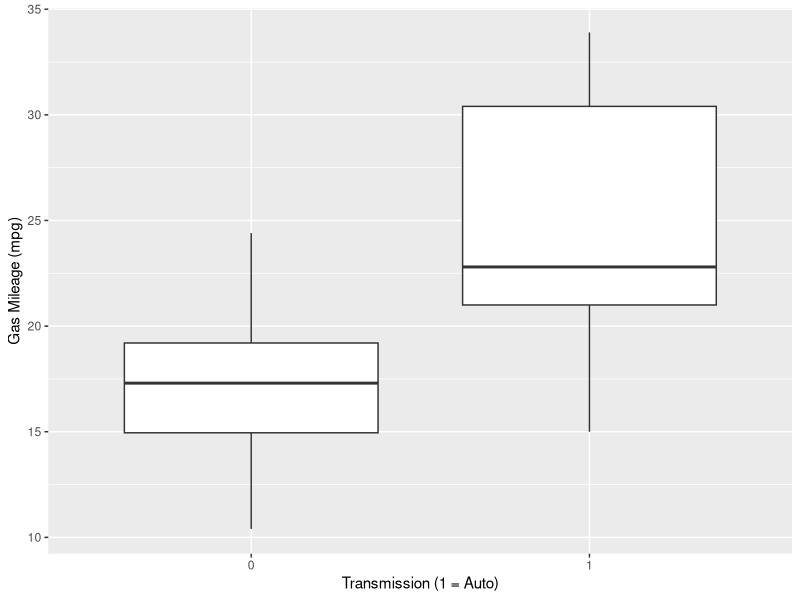
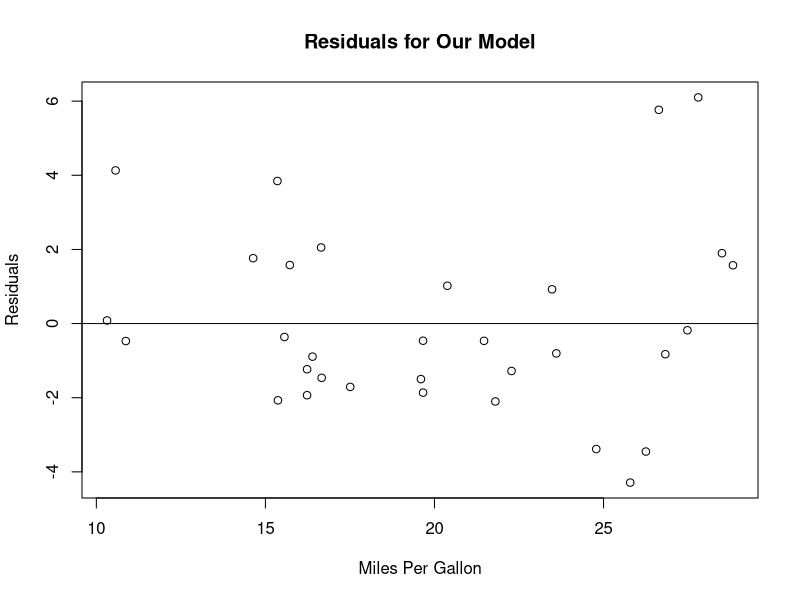

The R source for these figures, in order:
## ---- chunk 1
knitr::opts_chunk$set(echo = TRUE, fig.align = "center", out.width = "75%")
## ---- chunk 2
library(ggplot2)
library(Matrix)
library(car)
## ---- chunk 3
tail(mtcars,3)
## ---- chunk 4
auto <- subset(mtcars, am == 1)[,-c(9)]
manual <- subset(mtcars, am == 0)[,-c(9)]
a.means <- apply(auto,2,mean)
m.means <- apply(manual,2,mean)
means <- data.frame(cbind(c("auto","manual"),c(dim(auto)[1],dim(manual)[1]),
                          rbind(round(a.means,2),round(m.means,2))))
row.names(means) <- 1:2
names(means) <- c("type", "num",names(a.means))
means
## ---- chunk 5
qplot(factor(am), mpg, data=mtcars, geom="boxplot", 
      xlab = "Transmission (1 = Auto)", ylab = "Gas Mileage (mpg)")
## ---- chunk 6
full.fit <- lm(mpg~cyl+disp+wt+hp+gear+factor(am), data = mtcars)
## ---- chunk 7
round(summary(full.fit)$fstatistic,3)
## ---- chunk 8
round(summary(full.fit)$coefficients,3)
## ---- chunk 9
fit <- full.fit
## ---- chunk 10
coeff <- summary(fit)$coefficients
ind <- which.max(coeff[,4])
pvalue <- coeff[ind,4]
c(row.names(coeff)[ind],pvalue)
## ---- chunk 11
fit <- update(fit, ~.-gear)
## ---- chunk 12
coeff <- summary(fit)$coefficients
ind <- which.max(coeff[,4])
pvalue <- coeff[ind,4]
c(row.names(coeff)[ind],pvalue)
## ---- chunk 13
fit <- update(fit, ~.-disp)
coeff <- summary(fit)$coefficients
ind <- which.max(coeff[,4])
pvalue <- coeff[ind,4]
c(row.names(coeff)[ind],pvalue)
## ---- chunk 14
fit <- update(fit, ~.-factor(am))
coeff <- summary(fit)$coefficients
ind <- which.max(coeff[,4])
pvalue <- coeff[ind,4]
c(row.names(coeff)[ind],pvalue)
## ---- chunk 15
fit <- update(fit, ~.-hp)
coeff <- summary(fit)$coefficients
ind <- which.max(coeff[,4])
pvalue <- coeff[ind,4]
c(row.names(coeff)[ind],pvalue)
## ---- chunk 16
round(summary(fit)$coefficients,3)
## ---- chunk 17
fit <- lm(mpg~wt,data=mtcars)
fit2 <- update(fit,~.+cyl)
fit3 <- update(fit2,~.+factor(am))
## ---- chunk 18
anova(fit,fit2,fit3)
## ---- chunk 19
summary(fit2)
## ---- chunk 20
plot(predict(fit2),residuals(fit2), main="Residuals for Our Model", 
     xlab = "Miles Per Gallon", ylab = "Residuals")
abline(h=0)
